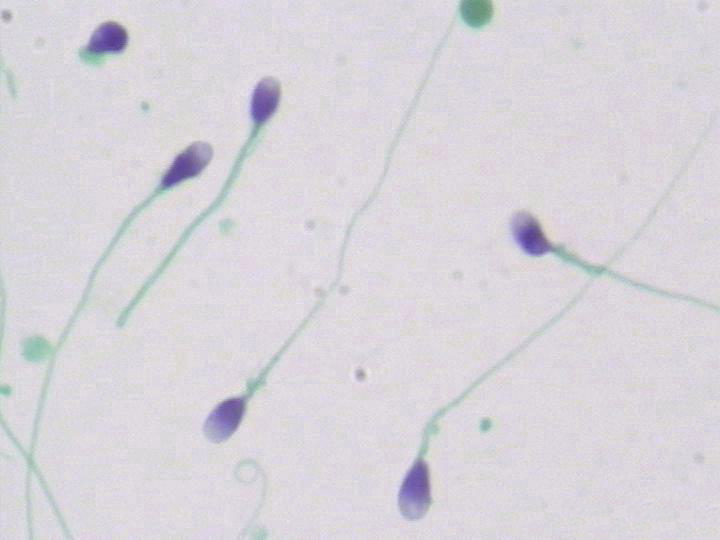
#> input picture original_image/001.jpg, 720 x 540 px, given in place of 024_pro_2.jpg, which was not available
$ python sperm_segmentation_main.py
#> lines starting #> are read from the running program, lines starting #| are printed output that depends on the picture; after the words box and inside, x2 and y2 are one past the last pixel; in counts of white or black regions, pixels touching at a corner belong together; pictures that were not available may be replaced by others from this repository, and a replacement may not be noted
import os
import cv2
import csv
import glob
import math
import shutil
import numpy as np
import pandas as pd
from PIL import Image
import matplotlib.pyplot as plt
from sklearn.cluster import DBSCAN
from collections import defaultdict
from matplotlib.colors import ListedColormap
from scipy.spatial.distance import pdist
from skimage.measure import label, regionprops
from scipy.spatial.distance import euclidean
from skimage import morphology, io, color, measure
from itertools import combinations, product
from sklearn.metrics import jaccard_score
from scipy.spatial.distance import pdist, squareform, cdist
from scipy.ndimage import binary_closing, binary_fill_holes, gaussian_filter, binary_dilation, convolve

def Clustering(j, run_folder_path):
#> called with j = '024', run_folder_path = 'Run'
    if os.path.exists(run_folder_path) and os.path.isdir(run_folder_path):
        files_and_folders = os.listdir(run_folder_path)
        if files_and_folders:
            for item in files_and_folders:
                item_path = os.path.join(run_folder_path, item)
                if os.path.isfile(item_path):
                    os.remove(item_path)
                elif os.path.isdir(item_path):
                    shutil.rmtree(item_path)
    image_path = f'2 synchronized brightness sperm/{j}_pro_2.jpg'
    original_image = Image.open(image_path)
#> original_image is the input picture: PIL image 720x540 RGB; mean R, G, B 216.2, 212.7, 218.9
    gray_image_array = np.array(original_image.convert('L'))
    binary_threshold = 128
    binary_image = gray_image_array < binary_threshold
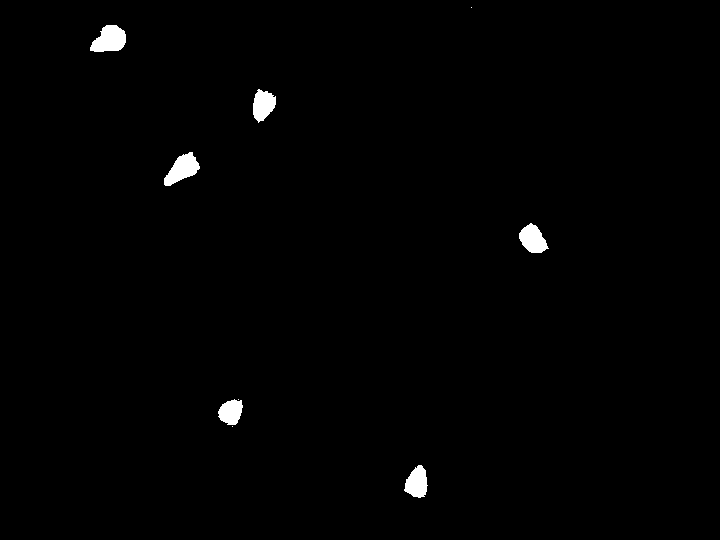
#> binary_image: shape (540, 720) bool; 0.9% white; 9 white regions (3 under 20 px), largest, box (x1, y1, x2, y2) and area: (90, 25, 126, 52) 704, (164, 152, 200, 186) 668, (519, 223, 549, 253) 577, (404, 465, 428, 498) 544, (253, 89, 276, 123) 537, (218, 399, 243, 425) 472
    selem = morphology.disk(0)
    cleaned_image = morphology.opening(binary_image, selem)
    cleaned_image_array = np.where(cleaned_image, 0, 255).astype(np.uint8)
    cleaned_image = Image.fromarray(cleaned_image_array)
    cleaned_image_skimage = np.array(cleaned_image)
    if cleaned_image_skimage.shape[-1] == 4:
        cleaned_image_skimage = color.rgba2rgb(cleaned_image_skimage)
    elif cleaned_image_skimage.shape[-1] == 3:
        cleaned_image_skimage = color.rgb2gray(cleaned_image_skimage)
    binary_image = cleaned_image_skimage < 0.1
    label_image = measure.label(binary_image, connectivity=2)
#> label_image: shape (540, 720) int32; 10 distinct labels, from 0 to 9
    area_threshold = 25
    final_image = morphology.remove_small_objects(label_image, min_size=area_threshold)
#> final_image: shape (540, 720) int32; 7 distinct labels, from 0 to 9
    final_image = (final_image > 0) * 255
    final_image = final_image.astype(np.uint8)
    inverted_image = 255 - final_image
    inverted_image_pil = Image.fromarray(inverted_image)
    inverted_image_pil.save('Run\\inverted_image.jpg')
    colors = ['orange', 'red', 'gold', 'skyblue', 'green', 'purple', 'pink', 'brown']
    image_path = 'Run\\inverted_image.jpg'
    image = io.imread(image_path)
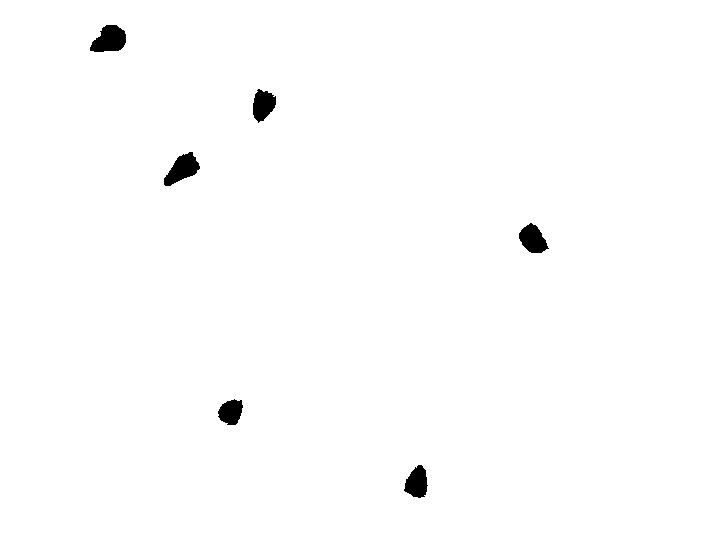
#> image: shape (540, 720); min 0, max 255, mean 252.7
    if image.shape[-1] == 3:
        image = color.rgb2gray(image)
    binary_image = image < 1
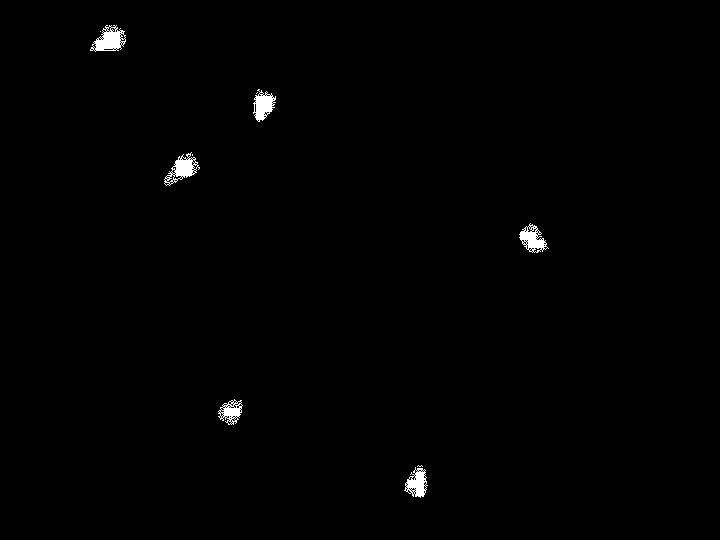
#> binary_image: shape (540, 720) bool; 0.66% white; 10 white regions (4 under 20 px), largest, box (x1, y1, x2, y2) and area: (90, 25, 126, 52) 526, (164, 152, 200, 186) 464, (253, 89, 276, 122) 429, (519, 223, 549, 253) 422, (404, 467, 428, 498) 407, (218, 399, 243, 425) 312
    black_pixels = np.column_stack(np.where(binary_image))
#> black_pixels = 2571 pairs, first value 25 to 497, second value 90 to 548
    df_black_pixels = pd.DataFrame(black_pixels, columns=['y', 'x'])
#> df_black_pixels = table of 2571 rows and 2 columns
    dbscan = DBSCAN(eps=4, min_samples=1)
    clusters = dbscan.fit_predict(df_black_pixels[['x', 'y']])
#> clusters = 2571 values from 0 to 5
    df_black_pixels['cluster'] = clusters
    num_clusters = len(set(clusters))
#> num_clusters = 6
    if num_clusters > len(colors):
        colors += ['C{}'.format(i) for i in range(num_clusters - len(colors))]
    csv_path = image_path.replace('.jpg', '.csv')
    df_black_pixels.to_csv(csv_path, index=False)
    csv_path = 'Run\\inverted_image.csv'
    df = pd.read_csv(csv_path)
    q_values = {}
    areas = {}
    for cluster_id in df['cluster'].unique():
        if cluster_id != -1:
            cluster_points = df[df['cluster'] == cluster_id][['x', 'y']].values
            if len(cluster_points) < 2:
                continue
            distances = pdist(cluster_points, 'sqeuclidean')
            S = np.max(distances)
            s = len(cluster_points)
            q_values[cluster_id] = s / S
            areas[cluster_id] = s
    clusters_to_keep = [cluster_id for cluster_id, q in q_values.items() if q <= 0.08 and areas[cluster_id] >= 100]
    df_filtered = df[df['cluster'].isin(clusters_to_keep)].copy()
    unique_clusters = sorted(df_filtered['cluster'].unique())
    cluster_mapping = {old: new for new, old in enumerate(unique_clusters)}
    df_filtered.loc[:, 'cluster'] = df_filtered['cluster'].map(cluster_mapping)
    updated_csv_path = 'Run\\inverted_image_filtered.csv'
    df_filtered.to_csv(updated_csv_path, index=False)

# [5 lines left out: function calculate_average_coordinates, not called in this run]

def Skeletonization_labeling():
    csv_file_path = 'Run\\inverted_image_filtered.csv'
    data = pd.read_csv(csv_file_path)
    clusters = data['cluster'].unique()
    final_image_shape = (540, 720)
    all_layers = []
    for a in clusters:
        filtered_data = data[data['cluster'] == a]
        coordinates = filtered_data[['y', 'x']].values.astype(int)
        mask = np.zeros(final_image_shape, dtype=np.uint8)
        for y, x in coordinates:
            if 0 <= y < final_image_shape[0] and 0 <= x < final_image_shape[1]:
                mask[y, x] = 1
        radius_for_smoothing = 5
        smoothed_mask = morphology.binary_closing(mask, morphology.disk(radius_for_smoothing))
        skeleton = morphology.skeletonize(smoothed_mask)
        if np.sum(skeleton) >= 15:
            all_layers.append(skeleton)
    if not all_layers:
        print("No layers with more than 15 pixels were found.")
    else:
        multi_layer_skeleton = np.stack(all_layers, axis=0)
        npy_file_path = 'Run\\multi_layer_skeletonized_image.npy'
        np.save(npy_file_path, multi_layer_skeleton)
        print(f"Saved multi-layer skeletonized image as numpy array to {npy_file_path}")

# [20 lines left out: function get_endpoints, not called in this run]

def get_layer_endpoints(file_path):
#> (the run stopped early here; a loop or call above may not have finished)
